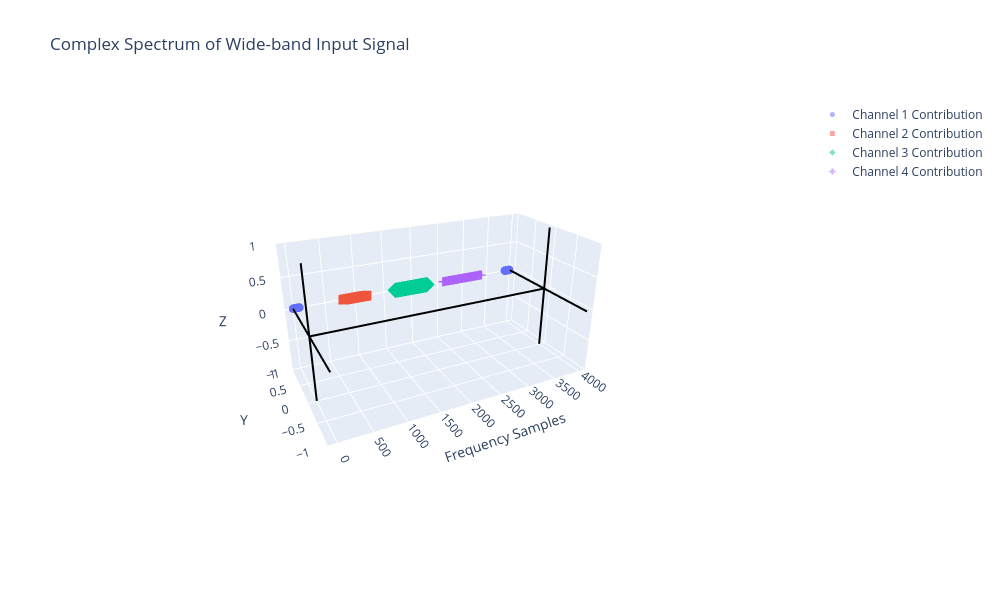

Here is the notebook cell this chart was saved with:
### Code cell
### downsample into 4 staggered streams
# stream 1
x_f_total[abs(x_f_total)<1e-3] = np.nan
x_f_1[abs(x_f_1)<1e-3] = np.nan
x_f_2[abs(x_f_2)<1e-3] = np.nan
x_f_3[abs(x_f_3)<1e-3] = np.nan
x_f_4[abs(x_f_4)<1e-3] = np.nan

idx = np.arange(4000)


fig1 = go.Figure()
fig1.add_trace(go.Scatter3d(x=idx,
                           y=np.real(x_f_1),
                           z=np.imag(x_f_1),
                           mode='markers', name=f'Channel 1 Contribution',
                           marker=dict(size=5,symbol="circle"),
                           opacity=0.5))    
fig1.add_trace(go.Scatter3d(x=idx,
                           y=np.real(x_f_2),
                           z=np.imag(x_f_2),
                           mode='markers', name=f'Channel 2 Contribution',
                           marker=dict(size=5,symbol="square" ),
                           opacity=0.5))  
fig1.add_trace(go.Scatter3d(x=idx,
                           y=np.real(x_f_3),
                           z=np.imag(x_f_3),
                           mode='markers', name=f'Channel 3 Contribution',
                           marker=dict(size=5,symbol="diamond" ),
                           opacity=0.5))  
fig1.add_trace(go.Scatter3d(x=idx,
                           y=np.real(x_f_4),
                           z=np.imag(x_f_4),
                           mode='markers', name=f'Channel 4 Contribution',
                           marker=dict(size=5,symbol="cross"),
                           opacity=0.5))


fig1.update_layout(width=1000,height=600,
    scene=dict(
        xaxis=dict( title="Frequency Samples"),
        yaxis=dict(range=[-1, 1], title="Y"),
        zaxis=dict(range=[-1, 1], title="Z"),
        aspectmode="manual",           # allow manual control
        aspectratio=dict(x=1, y=0.5, z=0.5),  # scale of each axis
        camera=dict(eye=dict(x=-0.75, y=-1.5, z=0.75)),  # adjust the camera so labels are visible

    ),
    title="Complex Spectrum of Wide-band Input Signal"
)

# Zero axes

fig1.add_trace(go.Scatter3d(
    x=[0,4000], y=[0,0], z=[0,0],
    mode="lines", line=dict(color="black", width=4),
    name="X=0 axis", showlegend=False
))

fig1.add_trace(go.Scatter3d(
    x=[0,0], y=[-2,2], z=[0,0],
    mode="lines", line=dict(color="black", width=4),
    name="X=0 axis", showlegend=False
))

fig1.add_trace(go.Scatter3d(
    x=[0,0], y=[0,0], z=[-2,2],
    mode="lines", line=dict(color="black", width=4),
    name="X=0 axis", showlegend=False
))

fig1.add_trace(go.Scatter3d(
    x=[4000,4000], y=[-2,2], z=[0,0],
    mode="lines", line=dict(color="black", width=4),
    name="X=0 axis", showlegend=False
))

fig1.add_trace(go.Scatter3d(
    x=[4000,4000], y=[0,0], z=[-2,2],
    mode="lines", line=dict(color="black", width=4),
    name="X=0 axis", showlegend=False
))


fig1.show()

### Figure 1 — Plotly figure (JSON) as saved in the notebook; plotly's stock layout.template omitted (floating-point values rounded to 4 significant figures; data arrays with more than 128 entries replaced by an {"elided": "..."} marker saying what was removed)
{"data": [{"marker": {"size": 5, "symbol": "circle"}, "mode": "markers", "name": "Channel 1 Contribution", "opacity": 0.5, "type": "scatter3d", "x": {"elided": "4000 int values"}, "y": {"elided": "4000 float values"}, "z": {"elided": "4000 float values"}}, {"marker": {"size": 5, "symbol": "square"}, "mode": "markers", "name": "Channel 2 Contribution", "opacity": 0.5, "type": "scatter3d", "x": {"elided": "4000 int values"}, "y": {"elided": "4000 float values"}, "z": {"elided": "4000 float values"}}, {"marker": {"size": 5, "symbol": "diamond"}, "mode": "markers", "name": "Channel 3 Contribution", "opacity": 0.5, "type": "scatter3d", "x": {"elided": "4000 int values"}, "y": {"elided": "4000 float values"}, "z": {"elided": "4000 float values"}}, {"marker": {"size": 5, "symbol": "cross"}, "mode": "markers", "name": "Channel 4 Contribution", "opacity": 0.5, "type": "scatter3d", "x": {"elided": "4000 int values"}, "y": {"elided": "4000 float values"}, "z": {"elided": "4000 float values"}}, {"line": {"color": "black", "width": 4}, "mode": "lines", "name": "X=0 axis", "showlegend": false, "type": "scatter3d", "x": [0, 4000], "y": [0, 0], "z": [0, 0]}, {"line": {"color": "black", "width": 4}, "mode": "lines", "name": "X=0 axis", "showlegend": false, "type": "scatter3d", "x": [0, 0], "y": [-2, 2], "z": [0, 0]}, {"line": {"color": "black", "width": 4}, "mode": "lines", "name": "X=0 axis", "showlegend": false, "type": "scatter3d", "x": [0, 0], "y": [0, 0], "z": [-2, 2]}, {"line": {"color": "black", "width": 4}, "mode": "lines", "name": "X=0 axis", "showlegend": false, "type": "scatter3d", "x": [4000, 4000], "y": [-2, 2], "z": [0, 0]}, {"line": {"color": "black", "width": 4}, "mode": "lines", "name": "X=0 axis", "showlegend": false, "type": "scatter3d", "x": [4000, 4000], "y": [0, 0], "z": [-2, 2]}], "layout": {"height": 600, "scene": {"aspectmode": "manual", "aspectratio": {"x": 1, "y": 0.5, "z": 0.5}, "camera": {"eye": {"x": -0.75, "y": -1.5, "z": 0.75}}, "xaxis": {"title": {"text": "Frequency Samples"}}, "yaxis": {"range": [-1, 1], "title": {"text": "Y"}}, "zaxis": {"range": [-1, 1], "title": {"text": "Z"}}}, "title": {"text": "Complex Spectrum of Wide-band Input Signal"}, "width": 1000}}
